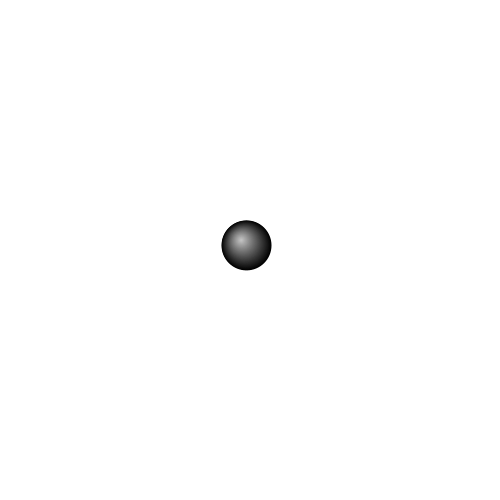
Frame 1 (no input)
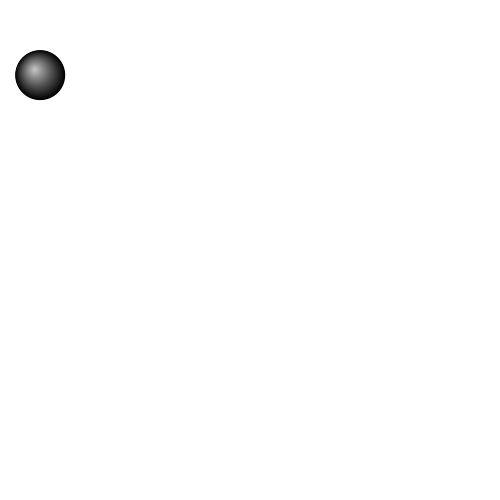
Frame 60 (the mouse pressed at the canvas centre just before this capture)
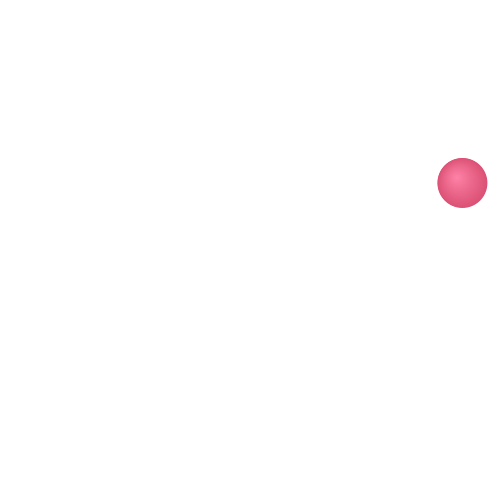
Frame 120 (the mouse held since frame 60 and released just before this capture)

The Processing sketch that drew these frames (run headless with seeded random() and noise(); from frame 60 on, the mouse is pressed at the canvas centre):

// Processing sketch: color_gradation10
// ── color_gradation10.pde
float x,y,dx,dy;
float r=25;
color light;
color dark;

void setup() {
  size(500,500);
  noStroke();
  x = width/2;
  y = height/2;
  float angle = random(TWO_PI);
  float speed = random(5,8);
  dx = speed*cos(angle);
  dy = speed*sin(angle);
  light = color(200);
  dark = color(0);
}

void draw() {
  background(255);
  x += dx;
  y += dy;
  if (x < r || x > width-r)
    dx *= -1;
  if (y < r || y > height-r)
    dy *= -1;
  drawBall(x,y,r*2);
}

void drawBall(float x, float y, float d) {
  float r = d / 2;
  // 光源（左上）
  PVector lightP = new PVector(-1,-1);
  lightP.normalize();

  for (float i=d; i>0; i--) {
    float t = 1 - i / d; // 0~1
    // 内側ほど光源方向へ少し移動
    float offset = sin(t*HALF_PI) * r * 0.30;
    float cx = x + lightP.x * offset;
    float cy = y + lightP.y * offset;

    color c = lerpColor(light,dark,1-t);
    fill(c);
    ellipse(cx,cy,i,i);
  }
}

void mousePressed() {
  x = mouseX;
  y = mouseY;
  float angle = random(TWO_PI);
  float speed = random(3,6);
  dx = speed*cos(angle);
  dy = speed*sin(angle);
  float r = random(256);
  float g = random(256);
  float b = random(256);
  light = color(r+50,g+50,b+50);
  dark = color(r,g,b);
}
